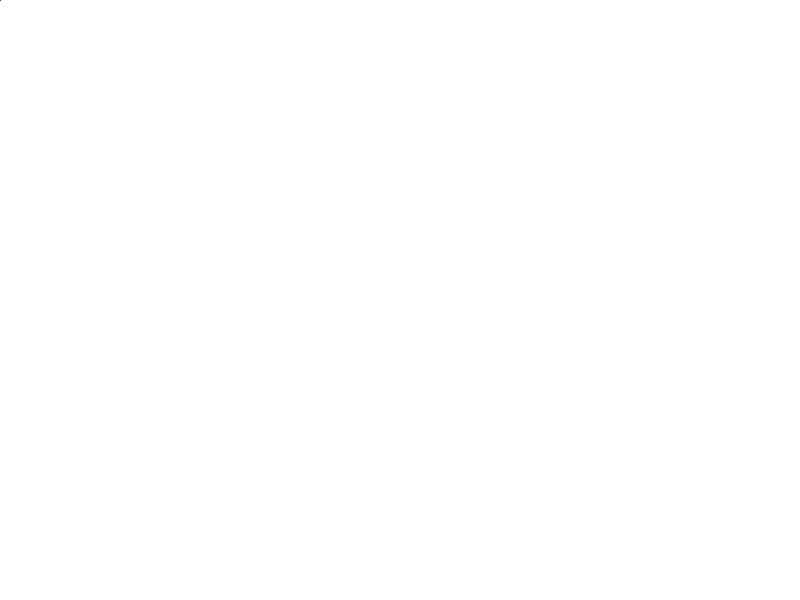
Frame 1 (no input)
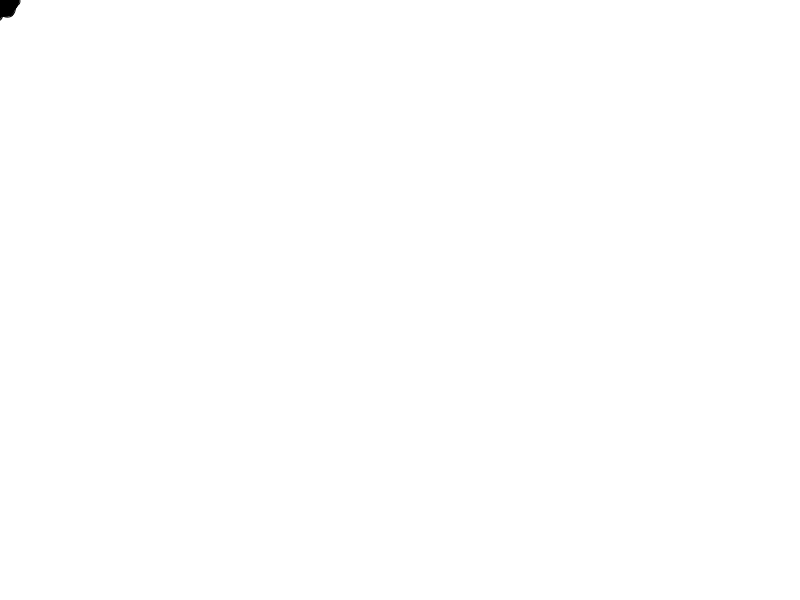
Frame 60 (the mouse pressed at the canvas centre just before this capture)
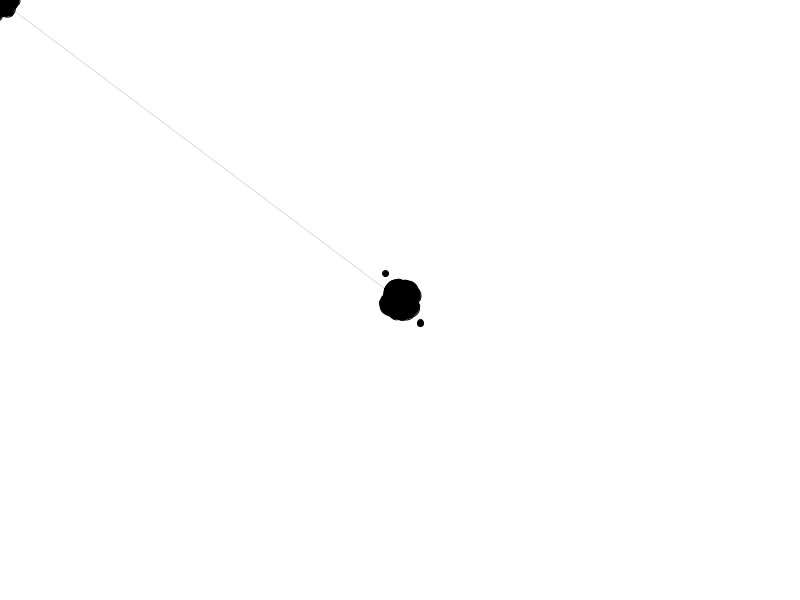
Frame 120 (the mouse held since frame 60 and released just before this capture)

The Processing sketch that drew these frames (run headless with seeded random() and noise(); from frame 60 on, the mouse is pressed at the canvas centre):

// Processing sketch: processing_6806
// ── processing_6806.pde


int timer;
int lastX;
int lastY;
int lastDripX;
int lastDripY;

void setup()
{
  size(800,600);
  //frameRate(60);
  timer = 0;
  lastX = lastDripX = mouseX;
  lastY = lastDripY = mouseY;
  fill(0);
  background(255);
  smooth();
  strokeJoin(ROUND);
}

void draw()
{
  fill(0);
  float d = dist(lastDripX, lastDripY, mouseX, mouseY);
  if (d > 200)
  {
    int numDrips = (int)random(3);
    randomCircles(mouseX, mouseY, numDrips, 2, 10, 10, 30);
    lastDripX = mouseX;
    lastDripY = mouseY;
  }
  int dx = abs(mouseX - lastX);
  int dy = abs(mouseY - lastY);
  if ((dx == 0) && (dy == 0))
  {
    strokeWeight(1);
  }
  else if (dist(mouseX,mouseY, lastX,lastY) < 2 )
  {
    strokeWeight(10);
  }
  else
  {
     strokeWeight(150/(dx+dy+15));
     timer = 0;
  }
  line(mouseX,mouseY, lastX,lastY);
  lastX = mouseX;
  lastY = mouseY;
  
  if (timer > 15)
  {
    clouds(15, 30, 10, 20);
    timer = (int)random(-50,15);
  }
  timer++;
}

void randomCircles(int x, int y, int numCircles, int minSize, int maxSize, int minDist, int maxDist)
{
  for(int i=0; i<numCircles; i++)
  {
    float r = minSize + random(maxSize-minSize);
    float offsetX = minDist + random(maxDist - minDist);
    float offsetY = minDist + random(maxDist - minDist);
    float flipX = random(1);
    if (flipX > 0.5) offsetX *= -1;
    float flipY = random(1);
    if (flipY > 0.5) offsetY *= -1;
    ellipse(x+offsetX, y+offsetY, r, r);
  }
}

void clouds(int minmin, int minmax, int maxmin, int maxmax)
{
  
  float minsize = random(minmin,minmax);
  float maxsize = minsize + random(maxmin,maxmax);
  
  for(int i=0; i<6; i++)
  {
    pushMatrix();
    translate(mouseX, mouseY);
    rotate(radians(random(360))); 
    beginShape();
    vertex(0, 0);
    bezierVertex(0, 0+random(minsize,maxsize), 0+random(minsize,maxsize), 0, 0, 0);
    bezierVertex(0, 0-random(minsize,maxsize), 0-random(minsize,maxsize), 0, 0, 0);
    bezierVertex(0+random(minsize,maxsize), 0, 0, 0-random(minsize,maxsize), 0, 0);
    bezierVertex(0-random(minsize,maxsize), 0, 0, 0+random(minsize,maxsize), 0, 0);
    endShape();
    popMatrix();
  }
  
}
